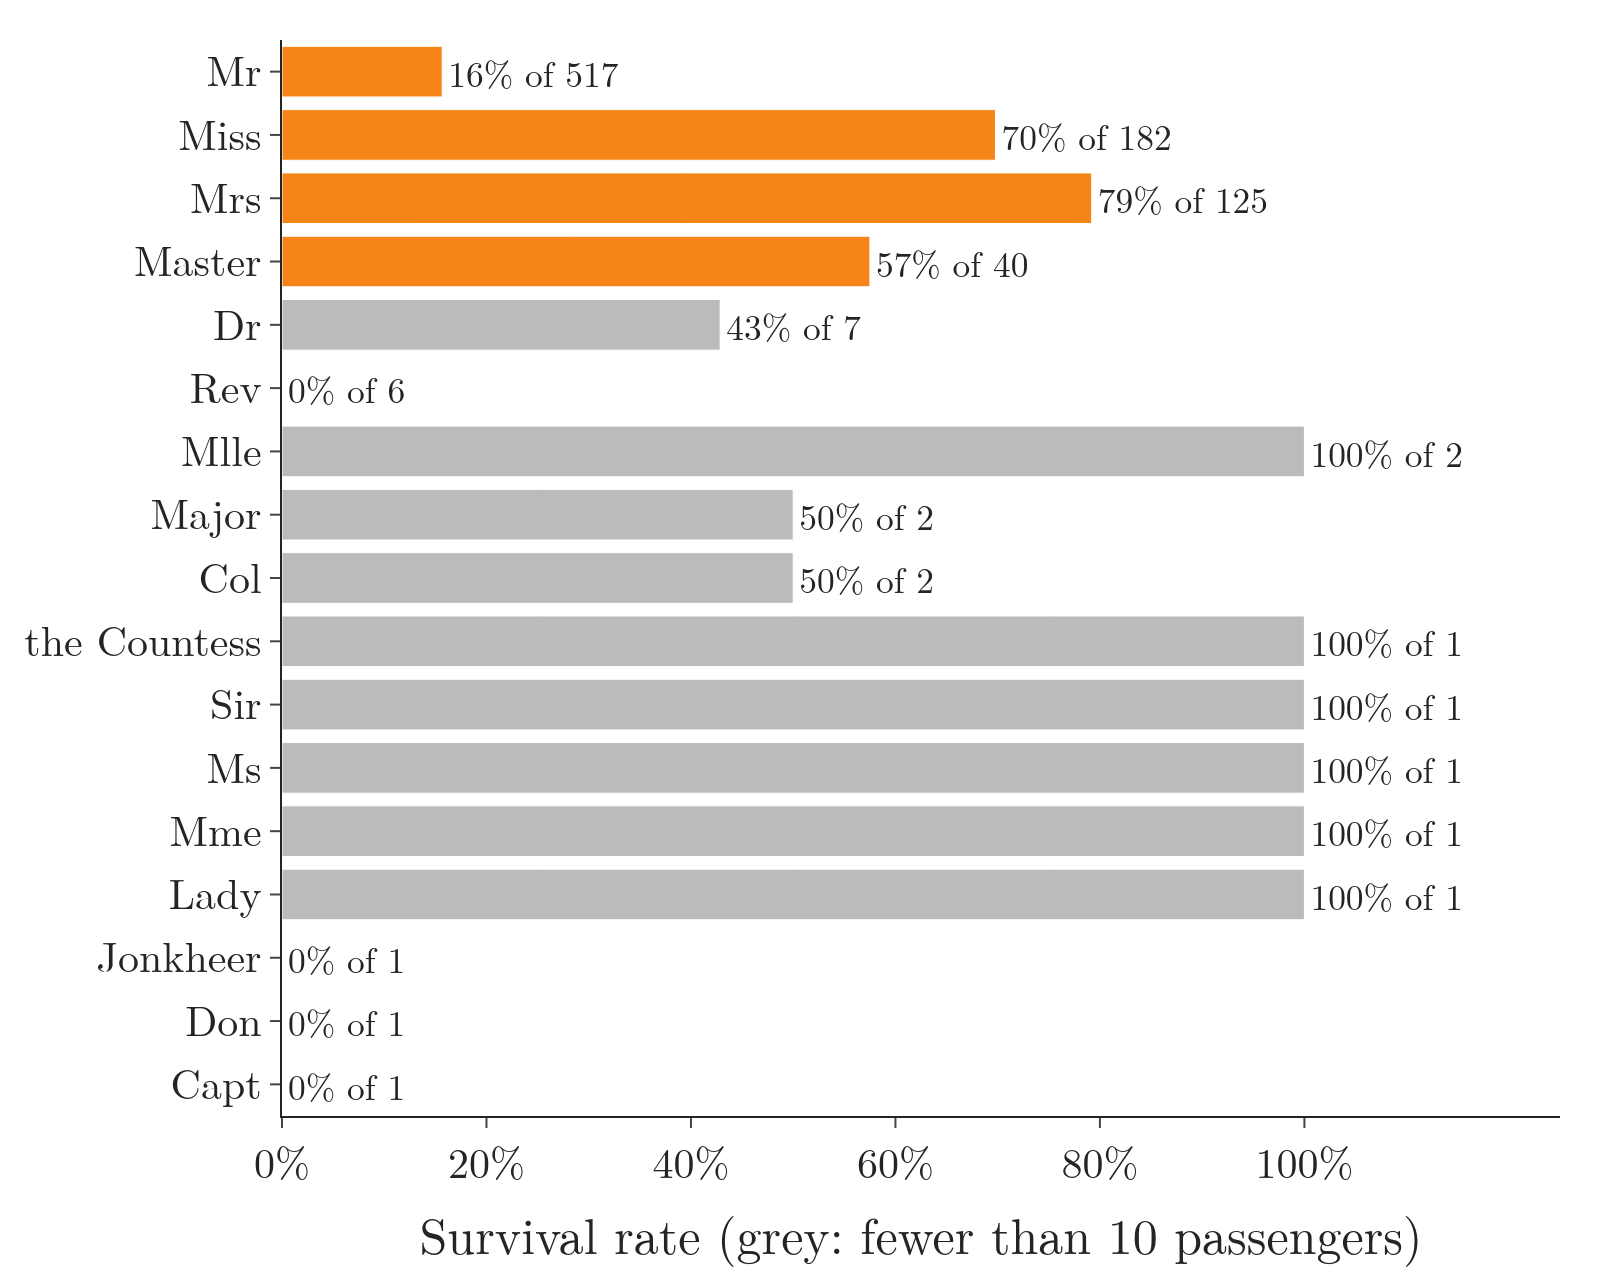

The Python source for this figure:
"""Plotly chart for Note ML-044: survival rate for each title split out of the Name column."""
from pathlib import Path
import pandas as pd
import plotly.graph_objects as go

here = Path(__file__).parent
df = pd.read_csv(here.parent / "data" / "titanic.csv")
title = df["Name"].str.split(", ").str[1].str.split(".").str[0]
rate = df.groupby(title)["Survived"].agg(["mean", "size"]).sort_values(["size", "mean"])
colour = ["#F58518" if n >= 10 else "#BBBBBB" for n in rate["size"]]

fig = go.Figure(go.Bar(y=rate.index, x=rate["mean"], orientation="h", marker_color=colour,
                       text=[f"{m:.0%} of {n}" for m, n in zip(rate["mean"], rate["size"])],
                       textposition="outside"))
fig.update_layout(template="simple_white", width=800, height=640, showlegend=False,
                  font=dict(family="Latin Modern Roman", size=21),
                  xaxis=dict(title="Survival rate (grey: fewer than 10 passengers)", tickformat=".0%", tickvals=[0, .2, .4, .6, .8, 1], range=[0, 1.25]),
                  yaxis=dict(title=None), margin=dict(l=120, r=20, t=20, b=60))
fig.write_image(here / "title_survival.png", scale=2)
fig.write_image(here / "title_survival.pdf")
